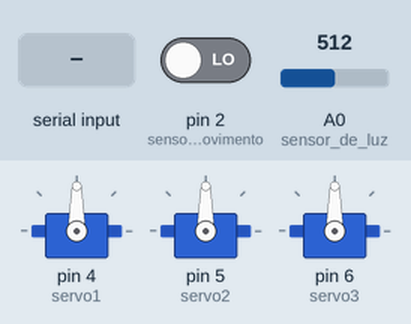
This sketch was run on a simulated Arduino Uno, built with avr-gcc and run on an emulated ATmega328P. On the bench: 3 × servo. Inputs (shaded band) come from the test bench; at power-on: pin 2 (sensor_de_movimento) LOW, A0 (sensor_de_luz) = 512.

Above: at 1.2 s.
1.3 s: "esquerda 1\n" received over Serial
At 2.3 s:
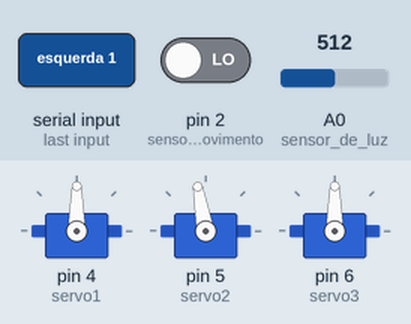
2.8 s: "esquerda 2\n" received over Serial
At 3.4 s:
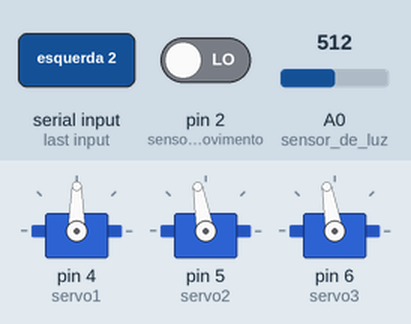
4.3 s: "direita 1\n" received over Serial
At 5.7 s:
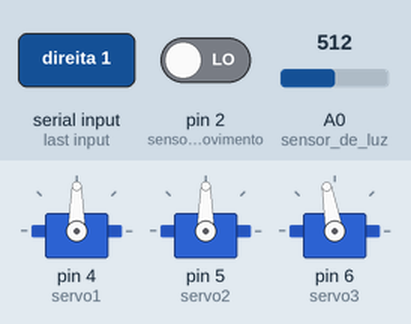
8.8 s: "direita 2\n" received over Serial
At 9.1 s:
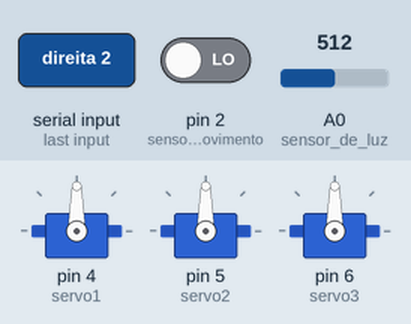
Timing chart, 0 to 11.3 s (numbered marks = the images above; inputs shaded):
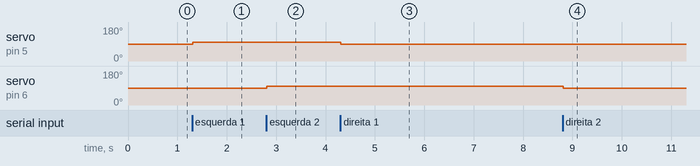

Measured:
- after the input at 1.3 s, servo on pin 5 (servo2): 90° → 100° at once
- after the input at 2.8 s, servo on pin 6 (servo3): 90° → 100° at once
- after the input at 4.3 s, servo on pin 5 (servo2): 100° → 90° at once
- after the input at 8.8 s, servo on pin 6 (servo3): 100° → 90° at once

The sketch:

Controle_do_servo.ino
```cpp
#include <Servo.h>
#include <TimerOne.h>

// Servos
Servo servo1;
Servo servo2;
Servo servo3;

// Posição dos servos em graus
int angulo_servo1 = 90;
int angulo_servo2 = 90;
int angulo_servo3 = 90;

/*Modo 1 : modo varredura
  Modo 2 : modo manual*/
int modo = 2;

// Para limitar a viagem dos servos
int limite_alta = 170;
int limite_baixa = 5;
int limite_direita = 5;
int limite_esquerda = 170;

// MODO MANUAL
// Controlar a velocidad dos servos
int delta_controle_servo1 = 5;
int delta_controle_servo2 = 10;
int delta_controle_servo3 = 10;

// MODO VARREDURA
// Direção da rotação
bool direcao_servo2 = true;
bool direcao_servo3 = true;

// sensor_de_movimento
int sensor_de_movimento = 2;

// sensor_de_luz
int sensor_de_luz = A0;
bool esta_dia = 1;
unsigned long instanteAnterior_debounce2 = 0;

// Debounce da interrupção
unsigned long instanteAnterior_debounce = 0;

void setup()
{

  Serial.begin(9600);

  // servo1.attach(4, 1000, 2000); //na simulaçao
  // servo2.attach(5, 1000, 2000);
  servo1.attach(4);
  servo2.attach(5);
  servo3.attach(6);

  servo1.write(angulo_servo1);
  servo2.write(angulo_servo2);
  servo3.write(angulo_servo3);

  // Timer para o modo varredura
  Timer1.initialize(500000); // ms  ==> velocidade do servo : 2 grau/s
  Timer1.attachInterrupt(fn_varredura);
  Timer1.stop();

  // sensor de movimiento com um interrupt
  pinMode(sensor_de_movimento, INPUT);
  int origem = digitalPinToInterrupt(sensor_de_movimento);
  attachInterrupt(origem, fn_movimento, CHANGE);

  // sensor de luz
  pinMode(sensor_de_luz, INPUT);
}

void loop()
{

  int luz_mesurada = map(analogRead(sensor_de_luz), 0, 1023, 0, 100);

  if (millis() > instanteAnterior_debounce2 + 100)
  {
    if (esta_dia)
    {
      if (luz_mesurada < 20)
      {
        esta_dia = 0;
        Serial.println("noite");
      }
    }
    else
    {
      if (luz_mesurada >= 20)
      {
        esta_dia = 1;
        Serial.println("dia");
      }
    }

    instanteAnterior_debounce2 = millis();
  }

  if (Serial.available() > 0)
  {
    String texto = Serial.readStringUntil('\n');
    texto.trim();

    if (texto == "varredura")
    {
      modo = 1;
      Timer1.start();
    }
    else if (texto == "manual")
    {
      modo = 2;
      Timer1.stop();
    }

    // Modo manual
    if (modo == 2)
    {

      if (texto == "cima 1")
      {

        angulo_servo1 += delta_controle_servo1;

        if (angulo_servo1 >= limite_alta)
        {
          angulo_servo1 = limite_alta;
        }

        servo1.write(angulo_servo1);
      }
      else if (texto == "baixo 1")
      {

        angulo_servo1 -= delta_controle_servo1;

        if (angulo_servo1 <= limite_baixa)
        {
          angulo_servo1 = limite_baixa;
        }

        servo1.write(angulo_servo1);
      }
      else if (texto == "direita 1")
      {

        angulo_servo2 -= delta_controle_servo2;

        if (angulo_servo2 <= limite_direita)
        {
          angulo_servo2 = limite_direita;
        }

        servo2.write(angulo_servo2);
      }
      else if (texto == "esquerda 1")
      {

        angulo_servo2 += delta_controle_servo2;

        if (angulo_servo2 >= limite_esquerda)
        {
          angulo_servo2 = limite_esquerda;
        }

        servo2.write(angulo_servo2);
      }
      else if (texto == "direita 2")
      {

        angulo_servo3 -= delta_controle_servo3;

        if (angulo_servo3 <= limite_direita)
        {
          angulo_servo3 = limite_direita;
        }

        servo3.write(angulo_servo3);
      }
      else if (texto == "esquerda 2")
      {

        angulo_servo3 += delta_controle_servo3;

        if (angulo_servo3 >= limite_esquerda)
        {
          angulo_servo3 = limite_esquerda;
        }

        servo3.write(angulo_servo3);
      }
    }
  }

  // Serial.println("Servo 1: " + String(angulo_servo1) + " Servo 2: " + String(angulo_servo2));
}

void fn_varredura(void)
{

  if (direcao_servo2)
  {
    angulo_servo2 -= 1;
    if (angulo_servo2 <= limite_direita)
    {
      angulo_servo2 = limite_direita;
      direcao_servo2 = false;
    }
  }
  else
  {
    angulo_servo2 += 1;
    if (angulo_servo2 >= limite_esquerda)
    {
      angulo_servo2 = limite_esquerda;
      direcao_servo2 = true;
    }
  }
  servo2.write(angulo_servo2);

  if (direcao_servo3)
  {
    angulo_servo3 -= 1;
    if (angulo_servo3 <= limite_direita)
    {
      angulo_servo3 = limite_direita;
      direcao_servo3 = false;
    }
  }
  else
  {
    angulo_servo3 += 1;
    if (angulo_servo3 >= limite_esquerda)
    {
      angulo_servo3 = limite_esquerda;
      direcao_servo3 = true;
    }
  }
  servo3.write(angulo_servo3);
}

void fn_movimento(void)
{

  if (millis() > instanteAnterior_debounce + 10)
  {

    if (digitalRead(sensor_de_movimento))
    {
      Serial.println("Movimento detectado");
    }
    else
    {
      Serial.println("Sem movimento");
    }

    instanteAnterior_debounce = millis();
  }
}
```
